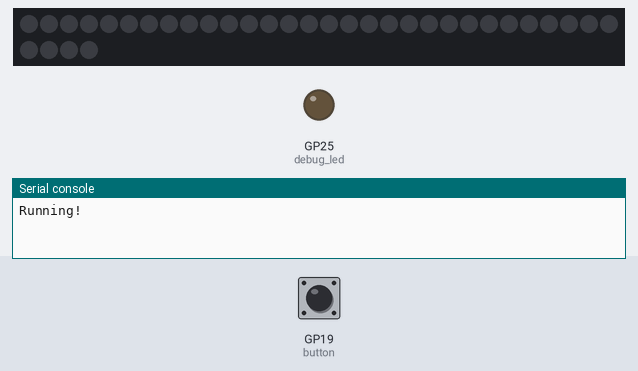
The program below on a simulated Raspberry Pi Pico running MicroPython. On the bench: 34 RGB LEDs in strip order, left to right, continuing on the next row, output pins drawn as LEDs (lit = HIGH), the last lines printed to the serial console. The inputs (shaded band) are chosen by the test bench; at power-on: GP19 (button) HIGH.

Above: at 1.2 s.
1.3 s: GP19 (button) pulled LOW for 0.15 s
At 2.9 s:
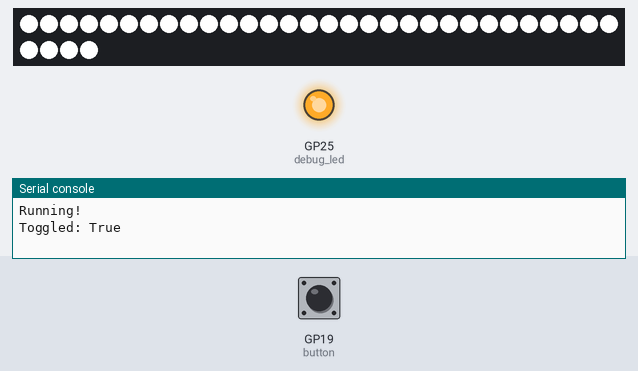
3.6 s: GP19 (button) pulled LOW for 1 s
At 3.8 s:
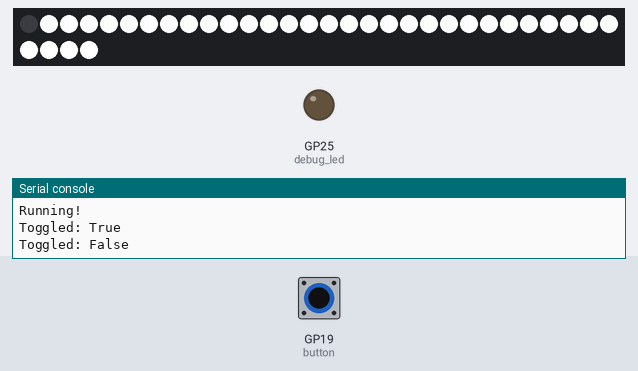
6.1 s: GP19 (button) pulled LOW for 3.2 s
At 6.29 s:
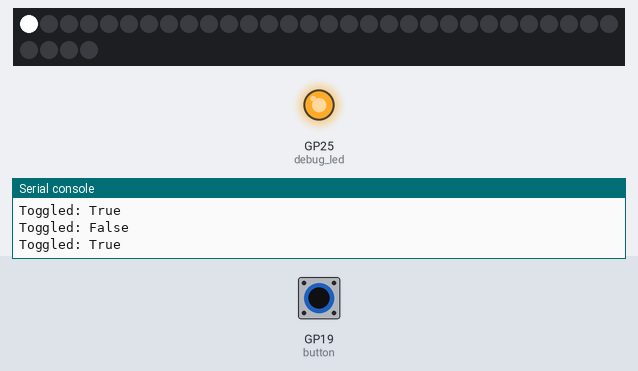
Timing chart, 0 to 9.1 s (numbered marks = the images above; inputs shaded):
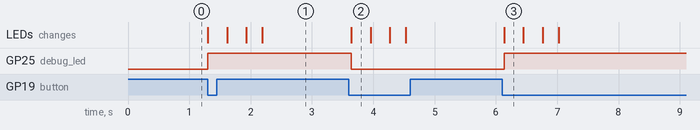

The program:

main.py
```python
from machine import Pin
from utime import sleep_ms
from neopixel import NeoPixel

# Color Configuration
LED_ON = (255, 255, 255)
LED_OFF = (0, 0, 0)

# Hardware Configuration
LED_COUNT = 34
LED_PIN = 18
BUTTON_PIN = 19
DEBUG_LED_PIN = 25

# Delay Configuration
LED_UPDATE_DELAY_MS = 25
BUTTON_DEBOUNCE_DELAY_MS = 50

# Initialize Hardware
# LED_R - 5V (VBUS)
# LED_G - Data
# LED_W - GND
led_strip = NeoPixel(Pin(LED_PIN), LED_COUNT)
button = Pin(BUTTON_PIN, Pin.IN, Pin.PULL_UP)
debug_led = Pin(DEBUG_LED_PIN, Pin.OUT)

# State variables
toggled = False
previous = True # Assume button is not pressed initially

def set_led_color(color: tuple[int, int, int], delay: int = LED_UPDATE_DELAY_MS) -> None:
    """
    Set the color of all LEDs on the strip with a delay between each update.

    Args:
        color (tuple[int, int, int]): The color to set the LEDs to.
        delay (int): The delay in milliseconds between updating each LED.
    """
    for i in range(LED_COUNT):
        led_strip[i] = color
        led_strip.write()
        sleep_ms(delay)

def toggle_leds(state: bool) -> None:
    """
    Toggle the LEDs on or off based on the given state.

    Args:
        state (bool): If True, turn LEDs on; otherwise, turn them off.
    """
    debug_led.value(state)
    color = LED_ON if state else LED_OFF
    set_led_color(color)

print("Running!")
while True:
    current = button.value()

    if previous and not current:
        toggled = not toggled
        print(f"Toggled: {toggled}")
        toggle_leds(toggled)

    previous = current
    sleep_ms(BUTTON_DEBOUNCE_DELAY_MS)
```

Measured:
- after the input at 1.3 s, GP25 (debug_led): LOW → HIGH at once; the LEDs: first change at once (image 1 shows a later state)
- after the input at 3.6 s, GP25 (debug_led): HIGH → LOW at once; the LEDs: change at once (image 2)
- after the input at 6.1 s, GP25 (debug_led): LOW → HIGH at once; the LEDs: change at once (image 3)
